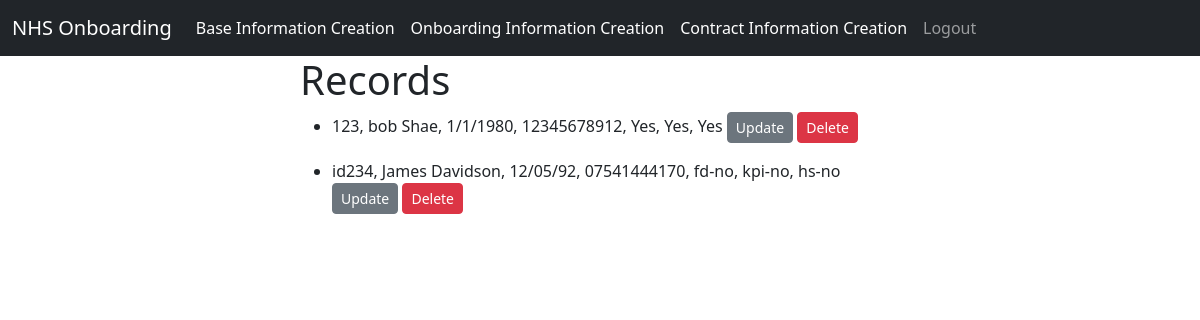
The app's page / (signed in), older data.
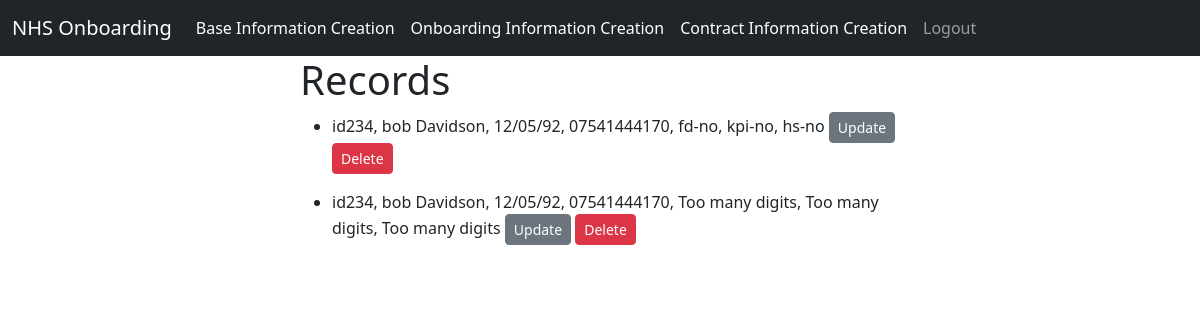
The same page, newer data.
### OnboardingWebsite/models.py (models this page shows)
class CreateOnboardingInfoRecord(models.Model):
    employee = models.ForeignKey(CreateBaseInfoRecord, on_delete=models.CASCADE)
    health_and_safety = models.CharField(max_length=30)
    fire_drill = models.CharField(max_length=30)
    kpi_creation = models.CharField(max_length=30)
    def __str__(self):
        return f"{self.employee}, {self.fire_drill}, {self.kpi_creation}, {self.health_and_safety}"

class CreateBaseInfoRecord(models.Model):
    employee_ID = models.CharField(max_length=30)
    first_name = models.CharField(max_length=30)
    last_name = models.CharField(max_length=30)
    DOB = models.CharField(max_length=10)
    phone_number = models.CharField(max_length=12)
    def __str__(self):
        return f"{self.employee_ID}, {self.first_name} {self.last_name}, {self.DOB}, {self.phone_number}"

### OnboardingWebsite/views.py (the view, shortened to what this page needs)
# urls.py: 2. Add a URL to urlpatterns:  path('', views.home, name='home')
def home(request):
    BaseRecords = CreateBaseInfoRecord.objects.all()
    OnboardingRecords = CreateOnboardingInfoRecord.objects.all()
    ContractRecords = CreateContractInfoRecord.objects.all()
    AllRecords =list(CreateOnboardingInfoRecord.objects.select_related('employee').all())
    return render(request, 'home.html', {'AllRecords': AllRecords})

### OnboardingWebsite/templates/home.html (shortened to what this page needs)
{% extends 'base.html' %}
{% block content %}
<div class="col-md-6 offset-md-3">
{% if user.is_authenticated %}
<h1>Records</h1>
    {% if AllRecords %}
        {% for record in AllRecords %}
        <ul>
            <li>
                {{ record }}
                <a href="{% url 'update_record' pk=record.pk %}" class="btn btn-secondary btn-sm" onclick="return confirm('Are you sure you want to update this record?')">Update</a>
                <a href="{% url 'delete_record' pk=record.pk %}" class="btn btn-danger btn-sm" onclick="return confirm('Are you sure you want to delete this record?')">Delete</a>
            </li>
        </ul>
        {% endfor %}
    {% else %}
        <p>No Records Available</p>
    {% endif %}
{% endif %}
</div>
{% endblock %}

### OnboardingWebsite/templates/base.html (shortened to what this page needs)
<!doctype html>
<html lang="en">
  <head>
    <link href="https://cdn.jsdelivr.net/npm/bootstrap@5.3.3/dist/css/bootstrap.min.css" rel="stylesheet">
  </head>
  <body>
    {% include 'navbar.html' %}
    {% block content %}
    {% endblock %}
  </body>
</html>

### OnboardingWebsite/templates/navbar.html (shortened to what this page needs)
<nav class="navbar navbar-expand-lg navbar-dark bg-dark">
  <div class="container-fluid">
    <a class="navbar-brand" href="{% url 'home' %}">NHS Onboarding</a>
    <div class="collapse navbar-collapse" id="navbarSupportedContent">
      <ul class="navbar-nav me-auto mb-2 mb-lg-0">
        <li class="nav-item">
          <a class="nav-link active"  href="create_base_info_record" >Base Information Creation</a>
        </li>
        <li class="nav-item">
          <a class="nav-link active"  href="create_onboarding_training_info_record" >Onboarding Information Creation</a>
        </li>
        <li class="nav-item">
          <a class="nav-link active"  href="create_contract_info_record" >Contract Information Creation</a>
        </li>
        <li class="nav-item">
          <a class="nav-link" href= "{% url 'logout' %}">Logout</a>
        </li>
      </ul>
    </div>
  </div>
</nav>

Row changes from the older to the newer data that the page shows:
removed CreateOnboardingInfoRecord: employee+fire_drill+kpi_creation "123, bob Shae, 1/1/1980, 12345678912, Yes, Yes, Yes"
changed through a linked row, CreateOnboardingInfoRecord: employee+fire_drill+kpi_creation "id234, James Davidson, 12/05/92, 07541444170, fd-no, kpi-no, hs-no" → "id234, bob Davidson, 12/05/92, 07541444170, fd-no, kpi-no, hs-no"
added CreateOnboardingInfoRecord: employee+fire_drill+kpi_creation "id234, bob Davidson, 12/05/92, 07541444170, Too many digits, Too many digits, Too many digits"
